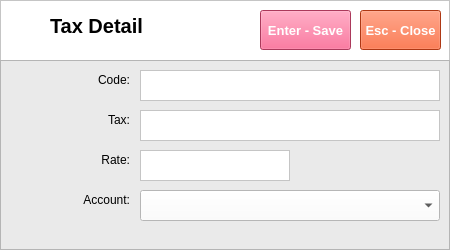
<?xml version="1.0" encoding="UTF-8"?>
<ui version="4.0">
 <class>Form</class>
 <widget class="QWidget" name="Form">
  <property name="geometry">
   <rect>
    <x>0</x>
    <y>0</y>
    <width>450</width>
    <height>250</height>
   </rect>
  </property>
  <property name="windowTitle">
   <string>Form</string>
  </property>
  <widget class="QFrame" name="frame">
   <property name="geometry">
    <rect>
     <x>0</x>
     <y>0</y>
     <width>450</width>
     <height>61</height>
    </rect>
   </property>
   <property name="styleSheet">
    <string notr="true">background-color: rgb(255, 255, 255);</string>
   </property>
   <property name="frameShape">
    <enum>QFrame::StyledPanel</enum>
   </property>
   <property name="frameShadow">
    <enum>QFrame::Raised</enum>
   </property>
   <widget class="QLabel" name="label">
    <property name="geometry">
     <rect>
      <x>10</x>
      <y>10</y>
      <width>35</width>
      <height>35</height>
     </rect>
    </property>
    <property name="text">
     <string/>
    </property>
    <property name="pixmap">
     <pixmap>../../Documents/GitHub/python-pos/img/System Tables.png</pixmap>
    </property>
    <property name="scaledContents">
     <bool>true</bool>
    </property>
   </widget>
   <widget class="QLabel" name="lblTaxDetail">
    <property name="geometry">
     <rect>
      <x>50</x>
      <y>10</y>
      <width>160</width>
      <height>31</height>
     </rect>
    </property>
    <property name="font">
     <font>
      <family>Segoe UI</family>
      <pointsize>15</pointsize>
      <weight>75</weight>
      <bold>true</bold>
     </font>
    </property>
    <property name="text">
     <string>Tax Detail</string>
    </property>
   </widget>
   <widget class="QPushButton" name="btnSave">
    <property name="geometry">
     <rect>
      <x>260</x>
      <y>10</y>
      <width>91</width>
      <height>40</height>
     </rect>
    </property>
    <property name="font">
     <font>
      <family>Segoe UI</family>
      <pointsize>10</pointsize>
      <weight>75</weight>
      <bold>true</bold>
     </font>
    </property>
    <property name="styleSheet">
     <string notr="true">background-color: rgb(240, 80, 128);
color: rgb(255, 255, 255);</string>
    </property>
    <property name="text">
     <string>Enter - Save</string>
    </property>
   </widget>
   <widget class="QPushButton" name="btnClose">
    <property name="geometry">
     <rect>
      <x>360</x>
      <y>10</y>
      <width>81</width>
      <height>40</height>
     </rect>
    </property>
    <property name="font">
     <font>
      <family>Segoe UI</family>
      <pointsize>10</pointsize>
      <weight>75</weight>
      <bold>true</bold>
     </font>
    </property>
    <property name="styleSheet">
     <string notr="true">background-color: rgb(243, 79, 28);
color: rgb(255, 255, 255);</string>
    </property>
    <property name="text">
     <string>Esc - Close</string>
    </property>
   </widget>
  </widget>
  <widget class="QFrame" name="frame_2">
   <property name="geometry">
    <rect>
     <x>0</x>
     <y>60</y>
     <width>450</width>
     <height>190</height>
    </rect>
   </property>
   <property name="styleSheet">
    <string notr="true">background-color: rgb(234, 234, 234);</string>
   </property>
   <property name="frameShape">
    <enum>QFrame::StyledPanel</enum>
   </property>
   <property name="frameShadow">
    <enum>QFrame::Raised</enum>
   </property>
   <widget class="QTextEdit" name="txtCode">
    <property name="geometry">
     <rect>
      <x>140</x>
      <y>10</y>
      <width>300</width>
      <height>31</height>
     </rect>
    </property>
    <property name="styleSheet">
     <string notr="true">background-color: rgb(255, 255, 255);
color: rgb(0, 0, 0);</string>
    </property>
   </widget>
   <widget class="QTextEdit" name="txtTax">
    <property name="geometry">
     <rect>
      <x>140</x>
      <y>50</y>
      <width>300</width>
      <height>31</height>
     </rect>
    </property>
    <property name="styleSheet">
     <string notr="true">background-color: rgb(255, 255, 255);
color: rgb(0, 0, 0);</string>
    </property>
   </widget>
   <widget class="QComboBox" name="cboAccount">
    <property name="geometry">
     <rect>
      <x>140</x>
      <y>130</y>
      <width>300</width>
      <height>31</height>
     </rect>
    </property>
    <property name="styleSheet">
     <string notr="true">background-color: rgb(255, 255, 255);
color: rgb(0, 0, 0);</string>
    </property>
   </widget>
   <widget class="QTextEdit" name="txtRate">
    <property name="geometry">
     <rect>
      <x>140</x>
      <y>90</y>
      <width>150</width>
      <height>31</height>
     </rect>
    </property>
    <property name="styleSheet">
     <string notr="true">background-color: rgb(255, 255, 255);
color: rgb(0, 0, 0);</string>
    </property>
   </widget>
   <widget class="QLabel" name="lblCode">
    <property name="geometry">
     <rect>
      <x>10</x>
      <y>10</y>
      <width>120</width>
      <height>20</height>
     </rect>
    </property>
    <property name="font">
     <font>
      <family>Segoe UI</family>
      <pointsize>9</pointsize>
     </font>
    </property>
    <property name="text">
     <string>Code:</string>
    </property>
    <property name="alignment">
     <set>Qt::AlignRight|Qt::AlignTrailing|Qt::AlignVCenter</set>
    </property>
   </widget>
   <widget class="QLabel" name="lblTax">
    <property name="geometry">
     <rect>
      <x>10</x>
      <y>50</y>
      <width>120</width>
      <height>20</height>
     </rect>
    </property>
    <property name="font">
     <font>
      <family>Segoe UI</family>
      <pointsize>9</pointsize>
     </font>
    </property>
    <property name="text">
     <string>Tax:</string>
    </property>
    <property name="alignment">
     <set>Qt::AlignRight|Qt::AlignTrailing|Qt::AlignVCenter</set>
    </property>
   </widget>
   <widget class="QLabel" name="lblRate">
    <property name="geometry">
     <rect>
      <x>10</x>
      <y>90</y>
      <width>120</width>
      <height>20</height>
     </rect>
    </property>
    <property name="font">
     <font>
      <family>Segoe UI</family>
      <pointsize>9</pointsize>
     </font>
    </property>
    <property name="text">
     <string>Rate:</string>
    </property>
    <property name="alignment">
     <set>Qt::AlignRight|Qt::AlignTrailing|Qt::AlignVCenter</set>
    </property>
   </widget>
   <widget class="QLabel" name="lblAccount">
    <property name="geometry">
     <rect>
      <x>10</x>
      <y>130</y>
      <width>120</width>
      <height>20</height>
     </rect>
    </property>
    <property name="font">
     <font>
      <family>Segoe UI</family>
      <pointsize>9</pointsize>
     </font>
    </property>
    <property name="text">
     <string>Account:</string>
    </property>
    <property name="alignment">
     <set>Qt::AlignRight|Qt::AlignTrailing|Qt::AlignVCenter</set>
    </property>
   </widget>
  </widget>
 </widget>
 <resources/>
 <connections/>
</ui>
